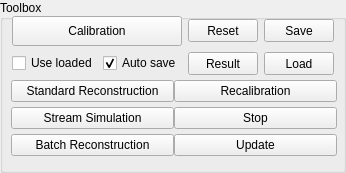
     <widget class="QGroupBox" name="TestGroup">
      <property name="sizePolicy">
       <sizepolicy hsizetype="MinimumExpanding" vsizetype="Preferred">
        <horstretch>0</horstretch>
        <verstretch>0</verstretch>
       </sizepolicy>
      </property>
      <property name="minimumSize">
       <size>
        <width>50</width>
        <height>125</height>
       </size>
      </property>
      <property name="title">
       <string>Toolbox</string>
      </property>
      <widget class="QWidget" name="layoutWidget">
       <property name="geometry">
        <rect>
         <x>11</x>
         <y>75</y>
         <width>326</width>
         <height>89</height>
        </rect>
       </property>
       <layout class="QVBoxLayout" name="verticalLayout_3">
        <property name="spacing">
         <number>0</number>
        </property>
        <item>
         <layout class="QHBoxLayout" name="horizontalLayout_16">
          <item>
           <widget class="QPushButton" name="standardSimuButton">
            <property name="minimumSize">
             <size>
              <width>0</width>
              <height>20</height>
             </size>
            </property>
            <property name="text">
             <string>Standard Reconstruction</string>
            </property>
           </widget>
          </item>
          <item>
           <widget class="QPushButton" name="standardSimuUpdate">
            <property name="text">
             <string>Recalibration</string>
            </property>
           </widget>
          </item>
         </layout>
        </item>
        <item>
         <layout class="QHBoxLayout" name="horizontalLayout_17">
          <item>
           <widget class="QPushButton" name="streamSimuButton">
            <property name="minimumSize">
             <size>
              <width>0</width>
              <height>20</height>
             </size>
            </property>
            <property name="text">
             <string>Stream Simulation</string>
            </property>
           </widget>
          </item>
          <item>
           <widget class="QPushButton" name="streamSimuStop">
            <property name="text">
             <string>Stop</string>
            </property>
           </widget>
          </item>
         </layout>
        </item>
        <item>
         <layout class="QHBoxLayout" name="horizontalLayout_18">
          <item>
           <widget class="QPushButton" name="batchSimuButton">
            <property name="minimumSize">
             <size>
              <width>0</width>
              <height>20</height>
             </size>
            </property>
            <property name="text">
             <string>Batch Reconstruction</string>
            </property>
           </widget>
          </item>
          <item>
           <widget class="QPushButton" name="batchSimuUpdate">
            <property name="text">
             <string>Update</string>
            </property>
           </widget>
          </item>
         </layout>
        </item>
       </layout>
      </widget>
      <widget class="QWidget" name="layoutWidget">
       <property name="geometry">
        <rect>
         <x>12</x>
         <y>16</y>
         <width>322</width>
         <height>61</height>
        </rect>
       </property>
       <layout class="QGridLayout" name="gridLayout_3">
        <item row="0" column="0">
         <widget class="QPushButton" name="calibrationButton">
          <property name="minimumSize">
           <size>
            <width>158</width>
            <height>30</height>
           </size>
          </property>
          <property name="text">
           <string>Calibration</string>
          </property>
         </widget>
        </item>
        <item row="0" column="1">
         <widget class="QPushButton" name="resetMeasureButton">
          <property name="sizePolicy">
           <sizepolicy hsizetype="Minimum" vsizetype="Minimum">
            <horstretch>0</horstretch>
            <verstretch>0</verstretch>
           </sizepolicy>
          </property>
          <property name="minimumSize">
           <size>
            <width>70</width>
            <height>20</height>
           </size>
          </property>
          <property name="maximumSize">
           <size>
            <width>16777215</width>
            <height>23</height>
           </size>
          </property>
          <property name="text">
           <string>Reset</string>
          </property>
         </widget>
        </item>
        <item row="0" column="2">
         <widget class="QPushButton" name="calibrationSave">
          <property name="sizePolicy">
           <sizepolicy hsizetype="Minimum" vsizetype="Minimum">
            <horstretch>0</horstretch>
            <verstretch>0</verstretch>
           </sizepolicy>
          </property>
          <property name="minimumSize">
           <size>
            <width>70</width>
            <height>20</height>
           </size>
          </property>
          <property name="maximumSize">
           <size>
            <width>16777215</width>
            <height>23</height>
           </size>
          </property>
          <property name="text">
           <string>Save</string>
          </property>
         </widget>
        </item>
        <item row="1" column="0">
         <layout class="QHBoxLayout" name="horizontalLayout_13">
          <item>
           <widget class="QCheckBox" name="useLoadedResultsCheck">
            <property name="sizePolicy">
             <sizepolicy hsizetype="Minimum" vsizetype="Fixed">
              <horstretch>0</horstretch>
              <verstretch>1</verstretch>
             </sizepolicy>
            </property>
            <property name="layoutDirection">
             <enum>Qt::LeftToRight</enum>
            </property>
            <property name="autoFillBackground">
             <bool>false</bool>
            </property>
            <property name="text">
             <string>Use loaded</string>
            </property>
           </widget>
          </item>
          <item>
           <widget class="QCheckBox" name="autoSaveCalibration">
            <property name="text">
             <string>Auto save</string>
            </property>
            <property name="checked">
             <bool>true</bool>
            </property>
           </widget>
          </item>
         </layout>
        </item>
        <item row="1" column="1">
         <widget class="QPushButton" name="calibrationResult">
          <property name="sizePolicy">
           <sizepolicy hsizetype="Minimum" vsizetype="Minimum">
            <horstretch>0</horstretch>
            <verstretch>0</verstretch>
           </sizepolicy>
          </property>
          <property name="minimumSize">
           <size>
            <width>70</width>
            <height>23</height>
           </size>
          </property>
          <property name="maximumSize">
           <size>
            <width>16777215</width>
            <height>23</height>
           </size>
          </property>
          <property name="text">
           <string>Result</string>
          </property>
         </widget>
        </item>
        <item row="1" column="2">
         <widget class="QPushButton" name="calibrationLoad">
          <property name="sizePolicy">
           <sizepolicy hsizetype="Minimum" vsizetype="Minimum">
            <horstretch>0</horstretch>
            <verstretch>0</verstretch>
           </sizepolicy>
          </property>
          <property name="minimumSize">
           <size>
            <width>70</width>
            <height>23</height>
           </size>
          </property>
          <property name="maximumSize">
           <size>
            <width>16777215</width>
            <height>23</height>
           </size>
          </property>
          <property name="text">
           <string>Load</string>
          </property>
         </widget>
        </item>
       </layout>
      </widget>
     </widget>
